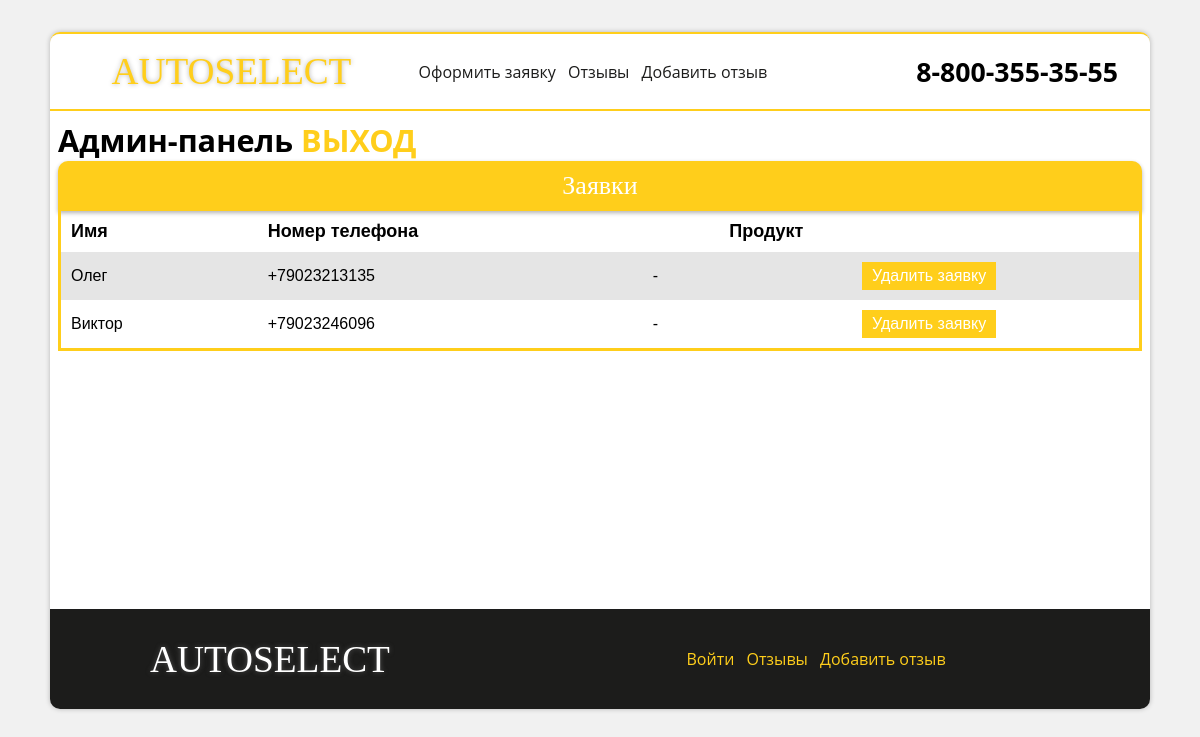
/admin.php (signed in), run on an earlier commit of the app's database.
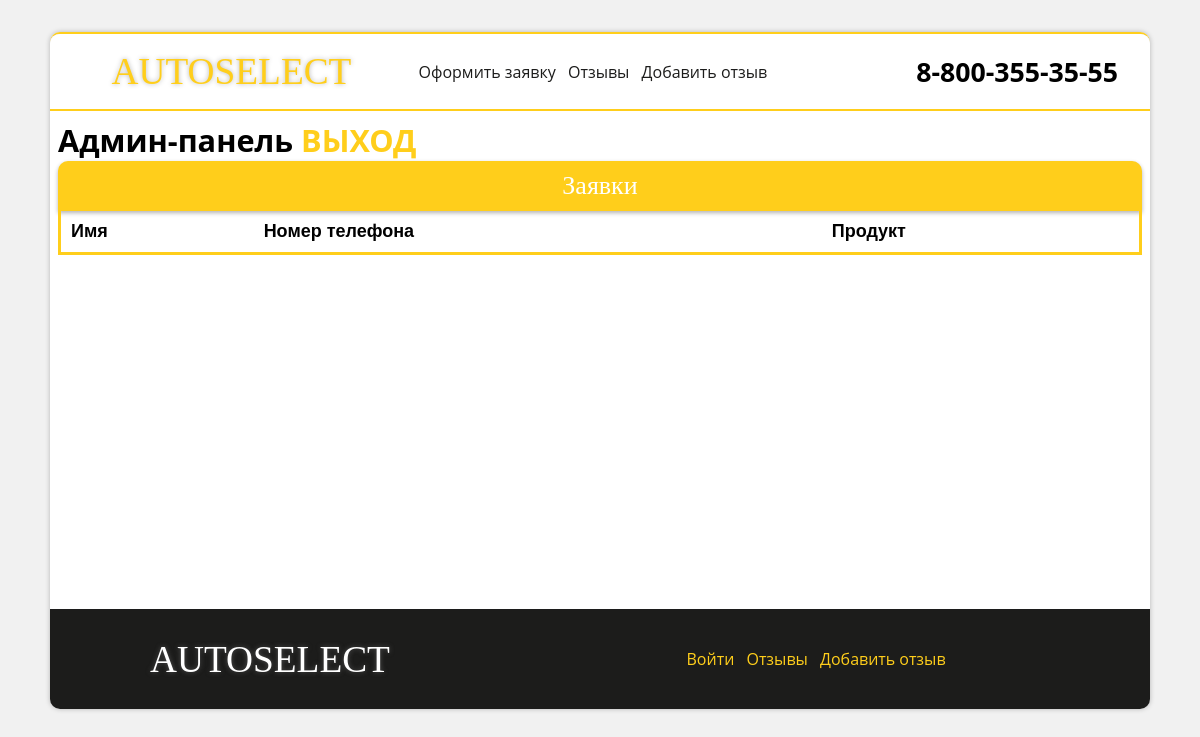
And on a later commit of the database.
### tables this page shows
CREATE TABLE `claims` (
  `id` int NOT NULL,
  `name` varchar(32) NOT NULL,
  `number` varchar(15) NOT NULL,
  `product_id` int DEFAULT NULL
);

### admin.php (the view, shortened to what this page needs)
<?php
require_once('config/db.php');
$query = "SELECT * FROM `claims`";
$result = mysqli_query($connection, $query) or die(mysqli_error($connection));
for ($claims = []; $row = mysqli_fetch_assoc($result); $claims[] = $row) ;
$query = "SELECT * FROM `catalog`";
$result = mysqli_query($connection, $query) or die(mysqli_error($connection));
for ($catalog = []; $row = mysqli_fetch_assoc($result); $catalog[] = $row);
?>
<!DOCTYPE html>
<html lang="ru">
<head>
    <link rel="stylesheet" type="text/css" href="css/style.css">
</head>
<body>
<div class="container">
    <?php include_once('components/header.php')?>
    <div class="adminwrapper cabinet">
        <h2>Админ-панель <a href="/scripts/logout.php">ВЫХОД</a></h2>
        <table class="table_price">
            <caption>Заявки</caption>
            <tr>
                <th>Имя</th>
                <th colspan="2">Номер телефона</th>
                <th>Продукт</th>
            </tr>
            <?php
            foreach ($claims as $claim) {
                ?>
                <tr>
                    <td><?php echo $claim['name'] ?></td>
                    <td><?php echo $claim['number'] ?></td>
                    <td>
                        <?php if ($claim['product_id']) { ?>
                            <?= $catalog[$claim['product_id']]['title'] ?>
                        <?php } else {?>
                            -
                        <?php } ?>
                    </td>
                    <td><a href="/scripts/deleteclaim.php?id=<?php echo $claim['id']?>">Удалить заявку</a></td>
                </tr>
                <?php
            }
            ?>
        </table>
    </div>
    <?php include_once('components/footer.php')?>
</div>
</body>
</html>

What changed in the data, as far as the page shows it:
removed claims: name "Олег", number "+79023213135"
removed claims: name "Виктор", number "+79023246096"
